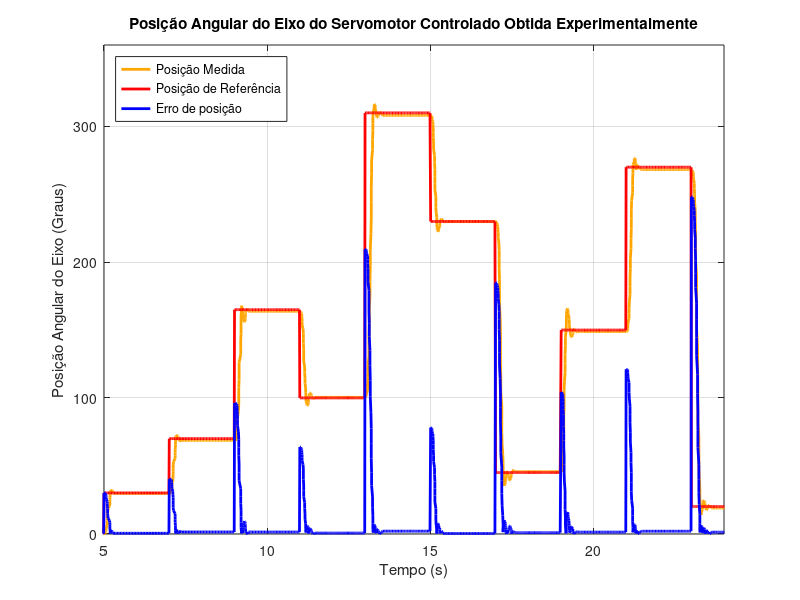

Source code (MATLAB):
clear all
close all
pkg load signal

[erro, tempo, posicao, referencia] = textread('./Experimentos/output2024-07-20_20-43-47avancoCC.txt', "%f,%f,%f,%f");

janela_mediana = 10; % Tamanho da janela para o filtro de mediana
janela_media = 10; % Tamanho da janela para o filtro de média

tempo_maximo_de_plot = 24;
idx_tempo_maximo_de_plot = 3720;

for i=1:1:length(tempo)
    if tempo(i) <= tempo_maximo_de_plot + .0001 && tempo(i) >= tempo_maximo_de_plot - .0001
        idx_tempo_maximo_de_plot = i
        break
    endif
endfor

disp(idx_tempo_maximo_de_plot)

if idx_tempo_maximo_de_plot ~= Inf
    posicao = posicao(1:idx_tempo_maximo_de_plot)
##    vel = vel(1:idx_tempo_maximo_de_plot)
    tempo = tempo(1:idx_tempo_maximo_de_plot)
else
    disp("Impossível determinar o tempo máximo do plot\n")
    return
endif

% Aplicar filtro de média
b = (1/janela_media) * ones(1, janela_media);
a = 1;
erro_filt_media = filter(b, a, erro);
posicao_filt_media = filter(b, a, posicao);
ref_filt_media = filter(b, a, referencia);
##
ref_arredondada = round(referencia * 100) / 100;
##b = (1/100) * ones(1, 100);
##a = 1;
##ref_arredondada = filter(b, a, ref_arredondada);


%% FUNÇÃO PARA GERAR A REFERENCIA (POIS A LIDA DO ARDUINO TA CAGADA)
i=1;
ref = zeros(1, length(tempo));
for i = 1:length(tempo)

    if (tempo(i) < 5)
        ref(i) = 0;  % DELAY ANTES DE COMEÇAR O EXPERIMENTO
    elseif (tempo(i) < 7)
        ref(i) = 30;  % REFERENCIA EM 30º NOS 2s DE EXPERIMENTO
    elseif (tempo(i) < 9)
        ref(i) = 70;  % REFERENCIA EM 70º NOS 4s DE EXPERIMENTO
    elseif (tempo(i) < 11)
        ref(i) = 165;  % REFERENCIA EM 165º NOS 6s DE EXPERIMENTO
    elseif (tempo(i) < 13)
        ref(i) = 100;  % REFERENCIA EM 100º NOS 8s DE EXPERIMENTO
    elseif (tempo(i) < 15)
        ref(i) = 310;  % REFERENCIA EM 310º NOS 10s DE EXPERIMENTO
    elseif (tempo(i) < 17)
        ref(i) = 230;  % REFERENCIA EM 230º NOS 12s DE EXPERIMENTO
    elseif (tempo(i) < 19)
        ref(i) = 45;  % REFERENCIA EM 45º NOS 14s DE EXPERIMENTO
    elseif (tempo(i) < 21)
        ref(i) = 150;  % REFERENCIA EM 150º NOS 16s DE EXPERIMENTO
    elseif (tempo(i) < 23)
        ref(i) = 270;  % REFERENCIA EM 270º NOS 18s DE EXPERIMENTO
    elseif (tempo(i) < 25)
        ref(i) = 20;  % REFERENCIA EM 20º NOS 20s DE EXPERIMENTO
    else
        ref(i) = 0;  % Valor padrão para após o tempo especificado
    end
    i = i+1;
end
ref = ref';


% figure(1)
% plot(tempo, vel_filt_media);
% xlim([0 .5])
% ylim([-20 500])
% xlabel('Tempo (s)');
% ylabel('Velocidade (rad/s)');
% h = get(gca, 'Children');
% set(h(1), 'Color', 'b');
% set(h(1), 'LineWidth', 2);
% grid on;

figure(1)
plot(tempo, rad2deg(posicao_filt_media));
hold on;

##plot(tempo, rad2deg(referencia));
plot(tempo, ref);
##plot(tempo, rad2deg(ref_filt_media));
hold on;

##plot(tempo, rad2deg(erro_filt_media/1000));
erro_calculado = abs(ref - rad2deg(posicao_filt_media));
plot(tempo, erro_calculado);

xlabel('Tempo (s)');
ylabel('Posição Angular do Eixo (Graus)');

h = get(gca, 'Children');
set(h(1), 'Color', 'b');
set(h(1), 'LineWidth', 2);
set(h(2), 'Color', 'r');
set(h(2), 'LineWidth', 2);
set(h(3), 'Color', [1 0.647 0]);
set(h(3), 'LineWidth', 2);
xlim([5 24])
ylim([-0.25 360])
leg = legend('Posição Medida', 'Posição de Referência', 'Erro de posição');
legend('Location','northwest');
grid on;
# Alterar conforme necessidade
title('Posição Angular do Eixo do Servomotor Controlado Obtida Experimentalmente');
